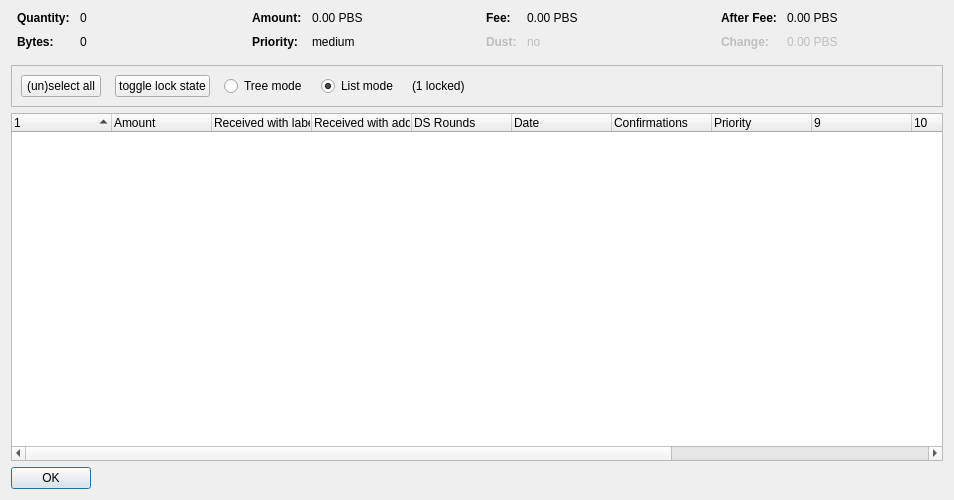
<?xml version="1.0" encoding="UTF-8"?>
<ui version="4.0">
 <class>CoinControlDialog</class>
 <widget class="QDialog" name="CoinControlDialog">
  <property name="geometry">
   <rect>
    <x>0</x>
    <y>0</y>
    <width>954</width>
    <height>500</height>
   </rect>
  </property>
  <property name="windowTitle">
   <string>Coin Selection</string>
  </property>
  <layout class="QVBoxLayout" name="verticalLayout">
   <item>
    <layout class="QHBoxLayout" name="horizontalLayoutTop" stretch="0,0,0,0">
     <property name="topMargin">
      <number>0</number>
     </property>
     <property name="bottomMargin">
      <number>10</number>
     </property>
     <item>
      <layout class="QFormLayout" name="formLayoutCoinControl1">
       <property name="horizontalSpacing">
        <number>10</number>
       </property>
       <property name="verticalSpacing">
        <number>10</number>
       </property>
       <property name="leftMargin">
        <number>6</number>
       </property>
       <property name="rightMargin">
        <number>6</number>
       </property>
       <item row="0" column="0">
        <widget class="QLabel" name="labelCoinControlQuantityText">
         <property name="font">
          <font>
           <weight>75</weight>
           <bold>true</bold>
          </font>
         </property>
         <property name="text">
          <string>Quantity:</string>
         </property>
        </widget>
       </item>
       <item row="0" column="1">
        <widget class="QLabel" name="labelCoinControlQuantity">
         <property name="cursor">
          <cursorShape>IBeamCursor</cursorShape>
         </property>
         <property name="contextMenuPolicy">
          <enum>Qt::ActionsContextMenu</enum>
         </property>
         <property name="text">
          <string notr="true">0</string>
         </property>
         <property name="textInteractionFlags">
          <set>Qt::LinksAccessibleByMouse|Qt::TextSelectableByKeyboard|Qt::TextSelectableByMouse</set>
         </property>
        </widget>
       </item>
       <item row="1" column="0">
        <widget class="QLabel" name="labelCoinControlBytesText">
         <property name="font">
          <font>
           <weight>75</weight>
           <bold>true</bold>
          </font>
         </property>
         <property name="text">
          <string>Bytes:</string>
         </property>
        </widget>
       </item>
       <item row="1" column="1">
        <widget class="QLabel" name="labelCoinControlBytes">
         <property name="cursor">
          <cursorShape>IBeamCursor</cursorShape>
         </property>
         <property name="contextMenuPolicy">
          <enum>Qt::ActionsContextMenu</enum>
         </property>
         <property name="text">
          <string notr="true">0</string>
         </property>
         <property name="textInteractionFlags">
          <set>Qt::LinksAccessibleByMouse|Qt::TextSelectableByKeyboard|Qt::TextSelectableByMouse</set>
         </property>
        </widget>
       </item>
      </layout>
     </item>
     <item>
      <layout class="QFormLayout" name="formLayoutCoinControl2">
       <property name="horizontalSpacing">
        <number>10</number>
       </property>
       <property name="verticalSpacing">
        <number>10</number>
       </property>
       <property name="leftMargin">
        <number>6</number>
       </property>
       <property name="rightMargin">
        <number>6</number>
       </property>
       <item row="0" column="0">
        <widget class="QLabel" name="labelCoinControlAmountText">
         <property name="font">
          <font>
           <weight>75</weight>
           <bold>true</bold>
          </font>
         </property>
         <property name="text">
          <string>Amount:</string>
         </property>
        </widget>
       </item>
       <item row="0" column="1">
        <widget class="QLabel" name="labelCoinControlAmount">
         <property name="cursor">
          <cursorShape>IBeamCursor</cursorShape>
         </property>
         <property name="contextMenuPolicy">
          <enum>Qt::ActionsContextMenu</enum>
         </property>
         <property name="text">
          <string notr="true">0.00 PBS</string>
         </property>
         <property name="textInteractionFlags">
          <set>Qt::LinksAccessibleByMouse|Qt::TextSelectableByKeyboard|Qt::TextSelectableByMouse</set>
         </property>
        </widget>
       </item>
       <item row="1" column="0">
        <widget class="QLabel" name="labelCoinControlPriorityText">
         <property name="font">
          <font>
           <weight>75</weight>
           <bold>true</bold>
          </font>
         </property>
         <property name="text">
          <string>Priority:</string>
         </property>
        </widget>
       </item>
       <item row="1" column="1">
        <widget class="QLabel" name="labelCoinControlPriority">
         <property name="cursor">
          <cursorShape>IBeamCursor</cursorShape>
         </property>
         <property name="contextMenuPolicy">
          <enum>Qt::ActionsContextMenu</enum>
         </property>
         <property name="text">
          <string>medium</string>
         </property>
         <property name="textInteractionFlags">
          <set>Qt::LinksAccessibleByMouse|Qt::TextSelectableByKeyboard|Qt::TextSelectableByMouse</set>
         </property>
        </widget>
       </item>
      </layout>
     </item>
     <item>
      <layout class="QFormLayout" name="formLayoutCoinControl3">
       <property name="horizontalSpacing">
        <number>10</number>
       </property>
       <property name="verticalSpacing">
        <number>10</number>
       </property>
       <property name="leftMargin">
        <number>6</number>
       </property>
       <property name="rightMargin">
        <number>6</number>
       </property>
       <item row="0" column="0">
        <widget class="QLabel" name="labelCoinControlFeeText">
         <property name="font">
          <font>
           <weight>75</weight>
           <bold>true</bold>
          </font>
         </property>
         <property name="text">
          <string>Fee:</string>
         </property>
        </widget>
       </item>
       <item row="0" column="1">
        <widget class="QLabel" name="labelCoinControlFee">
         <property name="cursor">
          <cursorShape>IBeamCursor</cursorShape>
         </property>
         <property name="contextMenuPolicy">
          <enum>Qt::ActionsContextMenu</enum>
         </property>
         <property name="text">
          <string notr="true">0.00 PBS</string>
         </property>
         <property name="textInteractionFlags">
          <set>Qt::LinksAccessibleByMouse|Qt::TextSelectableByKeyboard|Qt::TextSelectableByMouse</set>
         </property>
        </widget>
       </item>
       <item row="1" column="0">
        <widget class="QLabel" name="labelCoinControlLowOutputText">
         <property name="enabled">
          <bool>false</bool>
         </property>
         <property name="font">
          <font>
           <weight>75</weight>
           <bold>true</bold>
          </font>
         </property>
         <property name="text">
          <string>Dust:</string>
         </property>
        </widget>
       </item>
       <item row="1" column="1">
        <widget class="QLabel" name="labelCoinControlLowOutput">
         <property name="enabled">
          <bool>false</bool>
         </property>
         <property name="cursor">
          <cursorShape>IBeamCursor</cursorShape>
         </property>
         <property name="contextMenuPolicy">
          <enum>Qt::ActionsContextMenu</enum>
         </property>
         <property name="text">
          <string>no</string>
         </property>
         <property name="textInteractionFlags">
          <set>Qt::LinksAccessibleByMouse|Qt::TextSelectableByKeyboard|Qt::TextSelectableByMouse</set>
         </property>
        </widget>
       </item>
      </layout>
     </item>
     <item>
      <layout class="QFormLayout" name="formLayoutCoinControl4">
       <property name="horizontalSpacing">
        <number>10</number>
       </property>
       <property name="verticalSpacing">
        <number>10</number>
       </property>
       <property name="leftMargin">
        <number>6</number>
       </property>
       <property name="rightMargin">
        <number>6</number>
       </property>
       <item row="0" column="0">
        <widget class="QLabel" name="labelCoinControlAfterFeeText">
         <property name="font">
          <font>
           <weight>75</weight>
           <bold>true</bold>
          </font>
         </property>
         <property name="text">
          <string>After Fee:</string>
         </property>
        </widget>
       </item>
       <item row="0" column="1">
        <widget class="QLabel" name="labelCoinControlAfterFee">
         <property name="cursor">
          <cursorShape>IBeamCursor</cursorShape>
         </property>
         <property name="contextMenuPolicy">
          <enum>Qt::ActionsContextMenu</enum>
         </property>
         <property name="text">
          <string notr="true">0.00 PBS</string>
         </property>
         <property name="textInteractionFlags">
          <set>Qt::LinksAccessibleByMouse|Qt::TextSelectableByKeyboard|Qt::TextSelectableByMouse</set>
         </property>
        </widget>
       </item>
       <item row="1" column="0">
        <widget class="QLabel" name="labelCoinControlChangeText">
         <property name="enabled">
          <bool>false</bool>
         </property>
         <property name="font">
          <font>
           <weight>75</weight>
           <bold>true</bold>
          </font>
         </property>
         <property name="text">
          <string>Change:</string>
         </property>
        </widget>
       </item>
       <item row="1" column="1">
        <widget class="QLabel" name="labelCoinControlChange">
         <property name="enabled">
          <bool>false</bool>
         </property>
         <property name="cursor">
          <cursorShape>IBeamCursor</cursorShape>
         </property>
         <property name="contextMenuPolicy">
          <enum>Qt::ActionsContextMenu</enum>
         </property>
         <property name="text">
          <string notr="true">0.00 PBS</string>
         </property>
         <property name="textInteractionFlags">
          <set>Qt::LinksAccessibleByMouse|Qt::TextSelectableByKeyboard|Qt::TextSelectableByMouse</set>
         </property>
        </widget>
       </item>
      </layout>
     </item>
    </layout>
   </item>
   <item>
    <widget class="QFrame" name="frame">
     <property name="minimumSize">
      <size>
       <width>0</width>
       <height>40</height>
      </size>
     </property>
     <property name="frameShape">
      <enum>QFrame::StyledPanel</enum>
     </property>
     <property name="frameShadow">
      <enum>QFrame::Sunken</enum>
     </property>
     <layout class="QHBoxLayout" name="horizontalLayout">
      <item>
       <layout class="QHBoxLayout" name="horizontalLayoutPanel" stretch="0,0,0,0,0,0">
        <property name="spacing">
         <number>14</number>
        </property>
        <item>
         <widget class="QPushButton" name="pushButtonSelectAll">
          <property name="sizePolicy">
           <sizepolicy hsizetype="Maximum" vsizetype="Fixed">
            <horstretch>0</horstretch>
            <verstretch>0</verstretch>
           </sizepolicy>
          </property>
          <property name="text">
           <string>(un)select all</string>
          </property>
          <property name="autoDefault">
           <bool>false</bool>
          </property>
         </widget>
        </item>
        <item>
         <widget class="QPushButton" name="pushButtonToggleLock">
          <property name="sizePolicy">
           <sizepolicy hsizetype="Maximum" vsizetype="Fixed">
            <horstretch>0</horstretch>
            <verstretch>0</verstretch>
           </sizepolicy>
          </property>
          <property name="text">
           <string>toggle lock state</string>
          </property>
          <property name="autoDefault">
           <bool>false</bool>
          </property>
         </widget>
        </item>
        <item>
         <widget class="QRadioButton" name="radioTreeMode">
          <property name="sizePolicy">
           <sizepolicy hsizetype="Maximum" vsizetype="Fixed">
            <horstretch>0</horstretch>
            <verstretch>0</verstretch>
           </sizepolicy>
          </property>
          <property name="text">
           <string>Tree mode</string>
          </property>
         </widget>
        </item>
        <item>
         <widget class="QRadioButton" name="radioListMode">
          <property name="sizePolicy">
           <sizepolicy hsizetype="Maximum" vsizetype="Fixed">
            <horstretch>0</horstretch>
            <verstretch>0</verstretch>
           </sizepolicy>
          </property>
          <property name="text">
           <string>List mode</string>
          </property>
          <property name="checked">
           <bool>true</bool>
          </property>
         </widget>
        </item>
        <item>
         <widget class="QLabel" name="labelLocked">
          <property name="text">
           <string>(1 locked)</string>
          </property>
         </widget>
        </item>
        <item>
         <spacer name="horizontalSpacer">
          <property name="orientation">
           <enum>Qt::Horizontal</enum>
          </property>
          <property name="sizeHint" stdset="0">
           <size>
            <width>40</width>
            <height>20</height>
           </size>
          </property>
         </spacer>
        </item>
       </layout>
      </item>
     </layout>
    </widget>
   </item>
   <item>
    <widget class="CoinControlTreeWidget" name="treeWidget">
     <property name="contextMenuPolicy">
      <enum>Qt::CustomContextMenu</enum>
     </property>
     <property name="sortingEnabled">
      <bool>false</bool>
     </property>
     <property name="columnCount">
      <number>13</number>
     </property>
     <attribute name="headerShowSortIndicator" stdset="0">
      <bool>true</bool>
     </attribute>
     <attribute name="headerStretchLastSection">
      <bool>false</bool>
     </attribute>
     <column>
      <property name="text">
       <string/>
      </property>
     </column>
     <column>
      <property name="text">
       <string>Amount</string>
      </property>
     </column>
     <column>
      <property name="text">
       <string>Received with label</string>
      </property>
     </column>
     <column>
      <property name="text">
       <string>Received with address</string>
      </property>
     </column>
     <column>
      <property name="text">
       <string>DS Rounds</string>
      </property>
     </column>
     <column>
      <property name="text">
       <string>Date</string>
      </property>
     </column>
     <column>
      <property name="text">
       <string>Confirmations</string>
      </property>
      <property name="toolTip">
       <string>Confirmed</string>
      </property>
     </column>
     <column>
      <property name="text">
       <string>Priority</string>
      </property>
     </column>
     <column>
      <property name="text">
       <string/>
      </property>
     </column>
     <column>
      <property name="text">
       <string/>
      </property>
     </column>
     <column>
      <property name="text">
       <string/>
      </property>
     </column>
     <column>
      <property name="text">
       <string/>
      </property>
     </column>
     <column>
      <property name="text">
       <string/>
      </property>
     </column>
    </widget>
   </item>
   <item>
    <widget class="QDialogButtonBox" name="buttonBox">
     <property name="sizePolicy">
      <sizepolicy hsizetype="Maximum" vsizetype="Fixed">
       <horstretch>0</horstretch>
       <verstretch>0</verstretch>
      </sizepolicy>
     </property>
     <property name="orientation">
      <enum>Qt::Horizontal</enum>
     </property>
     <property name="standardButtons">
      <set>QDialogButtonBox::Ok</set>
     </property>
    </widget>
   </item>
  </layout>
 </widget>
 <customwidgets>
  <customwidget>
   <class>CoinControlTreeWidget</class>
   <extends>QTreeWidget</extends>
   <header>coincontroltreewidget.h</header>
  </customwidget>
 </customwidgets>
 <resources/>
 <connections/>
</ui>
